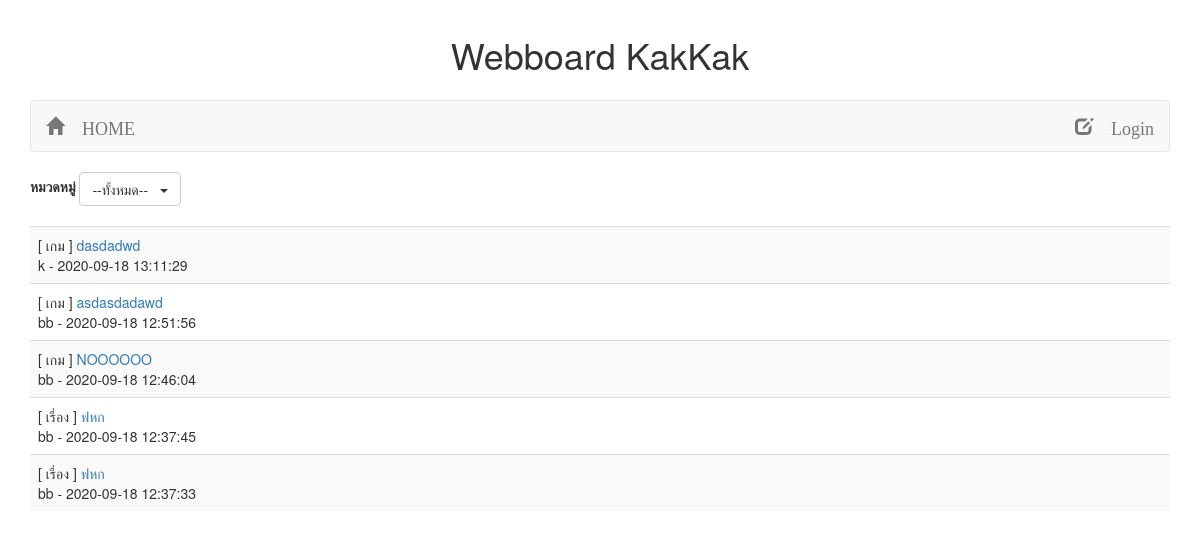
The page / on the database its author committed.
### tables this page shows
CREATE TABLE `post` (
  `id` int(11) NOT NULL,
  `title` varchar(128) NOT NULL,
  `content` varchar(2048) NOT NULL,
  `post_date` datetime NOT NULL,
  `cat_id` int(11) NOT NULL,
  `user_id` int(11) NOT NULL
);

CREATE TABLE `category` (
  `id` int(11) NOT NULL,
  `name` varchar(32) NOT NULL
);

CREATE TABLE `user` (
  `id` int(11) NOT NULL,
  `login` varchar(32) NOT NULL,
  `password` varchar(64) NOT NULL,
  `name` varchar(64) NOT NULL,
  `gender` char(1) NOT NULL,
  `email` varchar(32) NOT NULL,
  `role` char(1) NOT NULL
);

### index.php (the view, shortened to what this page needs)
<?php
	if(isset($_GET['name'])){
		$catname = $_GET['name'];
	}else{
		$catname = '--ทั้งหมด--';
	}
?>
<!DOCTYPE html>
<html>
<head>
	<link rel="stylesheet" type="text/css" href="bootstrap/css/bootstrap.min.css">
</head>
<body>
	<div class="plnel panel-default">
		<div class="panel-body"><center><h1>Webboard KakKak</h1></center></div>
	</div>
<div class="container">
	<div class="row">
		<div class="col-lg-12">
			<nav class="navbar navbar-default">
  				<div class="container-fluid">
    				<ul class="nav navbar-nav">
						<li><a class="navbar-brand" href="index.php"><span class="glyphicon glyphicon-home"> HOME</span></a></li>
					</ul>
					<ul class="nav navbar-nav navbar-right">
						<?php
						if(!isset($_SESSION['username'])){
							echo "<a class='navbar-brand' href='login.php'><span class='glyphicon glyphicon-edit'> Login</span></a>";
						}
						?>
					</ul>
				</div>
			</nav>
		</div>
	</div>
	<div class="row">
		<div class="form-group">
      		<div class="col-sm-1 col-md-3">
	      		<div class="dropdown"><label>หมวดหมู่</label>
	      			<div class="dropdown">
  					<button onclick="myFunction1()" class="btn btn-default dropdown-toggle" data-toggle="dropdown"><?php echo $catname; ?> &nbsp;&nbsp;<span class="caret"></span></button>
  					</div>
				</div>
      		</div>
   	 	</div>
   	 	<?php
   	 		echo "</div>";
   	 		echo "<br>";
   	 		echo "<table class='table table-striped'>";
			$conn = new PDO("mysql:host=localhost;dbname=webboard;charset=utf8" , "root" , "");
			$sql = "SELECT t3.name,t1.id,t1.title,t2.login,t1.post_date FROM post as t1 INNER JOIN user as t2 ON (t1.user_id=t2.id) INNER JOIN category as t3 ON(t1.cat_id=t3.id) ORDER BY t1.post_date DESC";
			$re = $conn->query($sql);
			if(isset($_SESSION['id'])){
				if($_SESSION['role']=="a"){
					while($row = $re->fetch() ){
						if(isset($_GET['name'])){
							if($row['0']==$_GET['name']){
								echo "<tr><td>[ ".$row['0'] . " ] <a href=post.php?id=".$row['1'].">".$row['2']."</a><br>".$row['3']." - ".$row['4']."</td><td></td><td><a href=delete.php?id=".$row['1']." onclick='return myFunction();'><button type='button' class='btn btn-danger'><span class='glyphicon glyphicon-trash'></span></button></a></td></tr>";
								}
						}else{
							echo "<tr><td>[ ".$row['0'] . " ] <a href=post.php?id=".$row['1'].">".$row['2']."</a><br>".$row['3']." - ".$row['4']."</td><td></td><td><a href=delete.php?id=".$row['1']." onclick='return myFunction();'><button type='button' class='btn btn-danger'><span class='glyphicon glyphicon-trash'></span></button></a></td></tr>";
							}
						}
				}else if($_SESSION['role']=="m"){
					while($row = $re->fetch() ){
						if(isset($_GET['name'])){
							if($row['0']==$_GET['name']){
								echo "<tr><td>[ ".$row['0'] . " ] <a href=post.php?id=".$row['1'].">".$row['2']."</a><br>".$row['3']." - ".$row['4']."</td></tr>";
							}
						}else{
							echo "<tr><td>[ ".$row['0'] . " ] <a href=post.php?id=".$row['1'].">".$row['2']."</a><br>".$row['3']." - ".$row['4']."</td></tr>";
						}
					}
				}
			}else{
				while($row = $re->fetch() ){
					if(isset($_GET['name'])){
						if($row['0']==$_GET['name']){
						echo "<tr><td>[ ".$row['0'] . " ] <a href=post.php?id=".$row['1'].">".$row['2']."</a><br>".$row['3']." - ".$row['4']."</td></tr>";
						}
					}else{
						echo "<tr><td>[ ".$row['0'] . " ] <a href=post.php?id=".$row['1'].">".$row['2']."</a><br>".$row['3']." - ".$row['4']."</td></tr>";
						}
					}
				}
			echo "</table>";
?>
</div>
</body>
</html>

### index.php (style rules this page uses)
.dropdown { position: relative; display: inline-block; }

### rows shown on the page
post: category.name "เกม", title "dasdadwd", user.login "k", post_date "2020-09-18 13:11:29"
post: category.name "เกม", title "asdasdadawd", user.login "bb", post_date "2020-09-18 12:51:56"
post: category.name "เกม", title "NOOOOOO", user.login "bb", post_date "2020-09-18 12:46:04"
post: category.name "เรื่อง", title "ฟหก", user.login "bb", post_date "2020-09-18 12:37:45"
post: category.name "เรื่อง", title "ฟหก", user.login "bb", post_date "2020-09-18 12:37:33"

### other values the page prints
$catname "--ทั้งหมด--"
